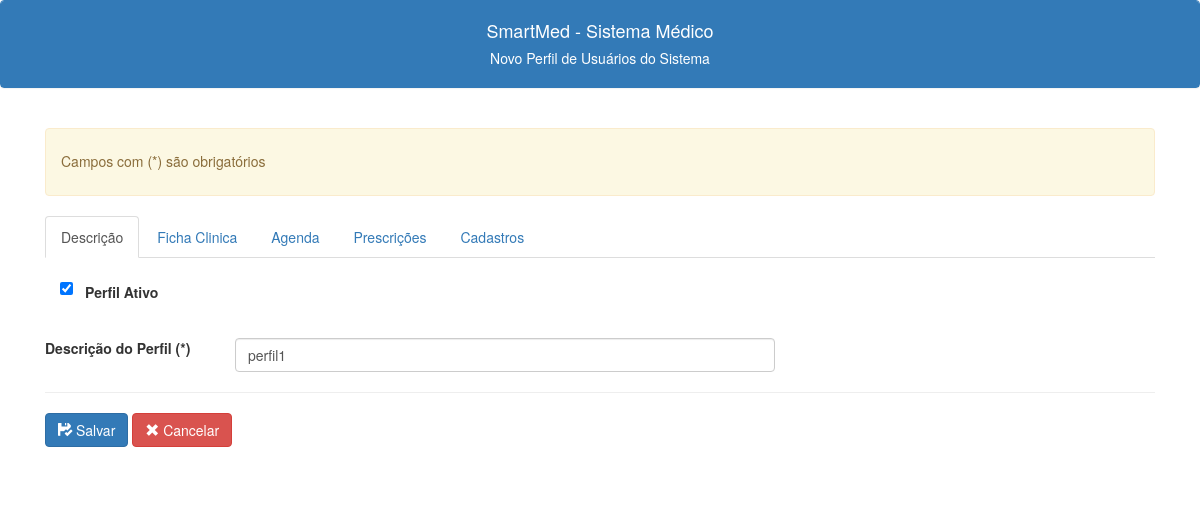
Before: /perfil_editar.php?id=1 (signed in) with the older database file.
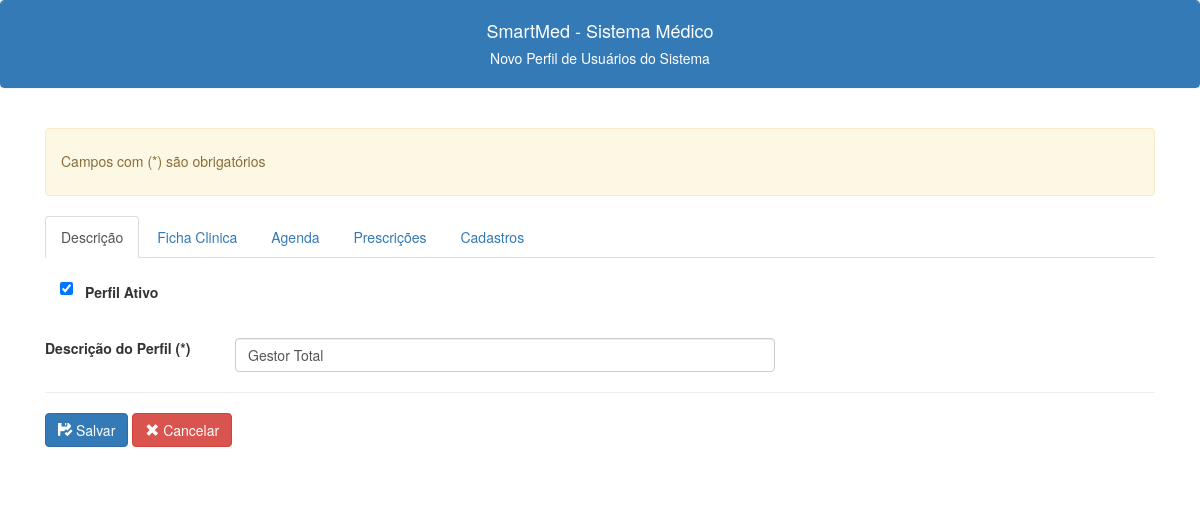
After: the same page with the newer database file.
### tables this page shows
CREATE TABLE IF NOT EXISTS `perfil_usuarios_opcoes` (
  `id` int NOT NULL AUTO_INCREMENT,
  `descricao` varchar(50) NOT NULL,
  `ativo` char(1) DEFAULT NULL,
  `fichaclinica` char(1) DEFAULT NULL,
  `fichaclinica_editar` char(1) DEFAULT NULL,
  `fichaclinica_historia` char(1) DEFAULT NULL,
  `fichaclinica_imagens` char(1) DEFAULT NULL,
  `fichaclinica_eventos` char(1) DEFAULT NULL,
  `fichaclinica_excluir` char(1) DEFAULT NULL,
  `agenda` char(1) DEFAULT NULL,
  `agenda_marcacao` char(1) DEFAULT NULL,
  `agenda_incluir` char(1) DEFAULT NULL,
  `agenda_remanejar` char(1) DEFAULT NULL,
  `agenda_desmarcar` char(1) DEFAULT NULL,
  `agenda_criacao` char(1) DEFAULT NULL,
  `prescricao_atestado` char(1) DEFAULT NULL,
  `prescricao` char(1) DEFAULT NULL,
  `prescricao_formula` char(1) DEFAULT NULL,
  `prescricao_medicamento` char(1) DEFAULT NULL,
  `prescricao_laudos` char(1) DEFAULT NULL,
  `prescricao_orientacao` char(1) DEFAULT NULL,
  `prescricao_relatorio` char(1) DEFAULT NULL,
  `prescricao_configuracao` char(1) DEFAULT NULL,
  `financeiro` char(1) DEFAULT NULL,
  `cad_profissionais` char(1) DEFAULT NULL,
  `cad_convenios` char(1) DEFAULT NULL,
  `cad_procedimentos` char(1) DEFAULT NULL,
  `cad_itenslaudos` char(1) DEFAULT NULL,
  `cad_medicamentos` char(1) DEFAULT NULL,
  `cad_orientacoes` char(1) DEFAULT NULL,
  `cad_formula` char(1) DEFAULT NULL,
  `cad_atestado` char(1) DEFAULT NULL,
  `cad_grupo_medicamento` char(1) DEFAULT NULL,
  `cad_grupo_exame` char(1) DEFAULT NULL,
  `cad_componente_formula` char(1) DEFAULT NULL,
  `cad_grupo_componentes` char(1) DEFAULT NULL,
  `cad_especialidades` char(1) DEFAULT NULL,
  `cad_parametros_eventos` char(1) DEFAULT NULL,
  `cad_diagnosticos` char(1) DEFAULT NULL,
  `configuracoes` char(1) DEFAULT NULL,
  PRIMARY KEY (`id`)
);

### perfil_editar.php (the view, shortened to what this page needs)
<?php
include("conexao.php");
include("links.php");
if ($_SERVER['REQUEST_METHOD'] == 'GET') {
    $c_id = $_GET["id"];
    $c_sql = "select * from perfil_usuarios_opcoes where id=$c_id";
    $result = $conection->query($c_sql);
    $registro = $result->fetch_assoc();
    $c_descricao = $registro['descricao'];
    if ($registro['ativo'] == 'S') {
        $c_ativo = 'checked';
    } else {
        $c_ativo = '';
    }
}
?>
<!DOCTYPE html>
<html lang="en">
<body>
    <div class="panel panel-primary class">
        <div class="panel-heading text-center">
            <h4>SmartMed - Sistema Médico</h4>
            <h5>Novo Perfil de Usuários do Sistema<h5>
        </div>
    </div>
    <br>
    <div class="container -my5">
        <body>
            <div class='alert alert-warning' role='alert'>
                <h5>Campos com (*) são obrigatórios</h5>
            </div>
            <form method="post">
                <ul class="nav nav-tabs" role="tablist">
                    <li role="presentation" class="active"><a href="#descricao" aria-controls="home" role="tab" data-toggle="tab">Descrição</a></li>
                    <li role="presentation"><a href="#fichaclinica" aria-controls="fichaclinica" role="tab" data-toggle="tab">Ficha Clinica</a></li>
                    <li role="presentation"><a href="#agenda" aria-controls="agenda" role="tab" data-toggle="tab">Agenda</a></li>
                    <li role="presentation"><a href="#prescricao" aria-controls="prescricao" role="tab" data-toggle="tab">Prescrições</a></li>
                    <li role="presentation"><a href="#cadastros" aria-controls="cadastros" role="tab" data-toggle="tab">Cadastros</a></li>
                </ul>
                <div class="tab-content">
                    <div role="tabpanel" class="tab-pane active" id="descricao">
                        <div style="padding-top:20px;">
                            <div class="row mb-3">
                                <div class="form-check col-sm-2">
                                    <label class="form-check-label col-form-label">Perfil Ativo</label>
                                    <div class="col-sm-3">
                                        <input class="form-check-input" type="checkbox" name="chkativo" id="chkativo" <?php echo $c_ativo ?>>
                                    </div>
                                </div>
                            </div>
                            <br>
                            <div class="mb-3 row">
                                <label for="add_descricaoField" class="col-md-2 form-label">Descrição do Perfil (*)</label>
                                <div class="col-md-6">
                                    <input type="text" class="form-control" id="add_descricaoField" name="add_descricaoField" Value="<?php echo $c_descricao; ?>">
                                </div>
                            </div>
                        </div>
                    </div>
                </div>
                <hr>
                <div class="row mb-3">
                    <div class="col-sm-3">
                        <button type="submit" id='btn_grava' name='btn_grava' class="btn btn-primary"><span class='glyphicon glyphicon-floppy-saved'></span> Salvar</button>
                        <a class='btn btn-danger' href='/smedweb/perfil_acesso.php'><span class='glyphicon glyphicon-remove'></span> Cancelar</a>
                    </div>
                </div>
                <br>
            </form>
        </body>
    </div>
</html>

Changed rows visible on the page:
changed perfil_usuarios_opcoes: add_descricaoField "perfil1" → "Gestor Total"
